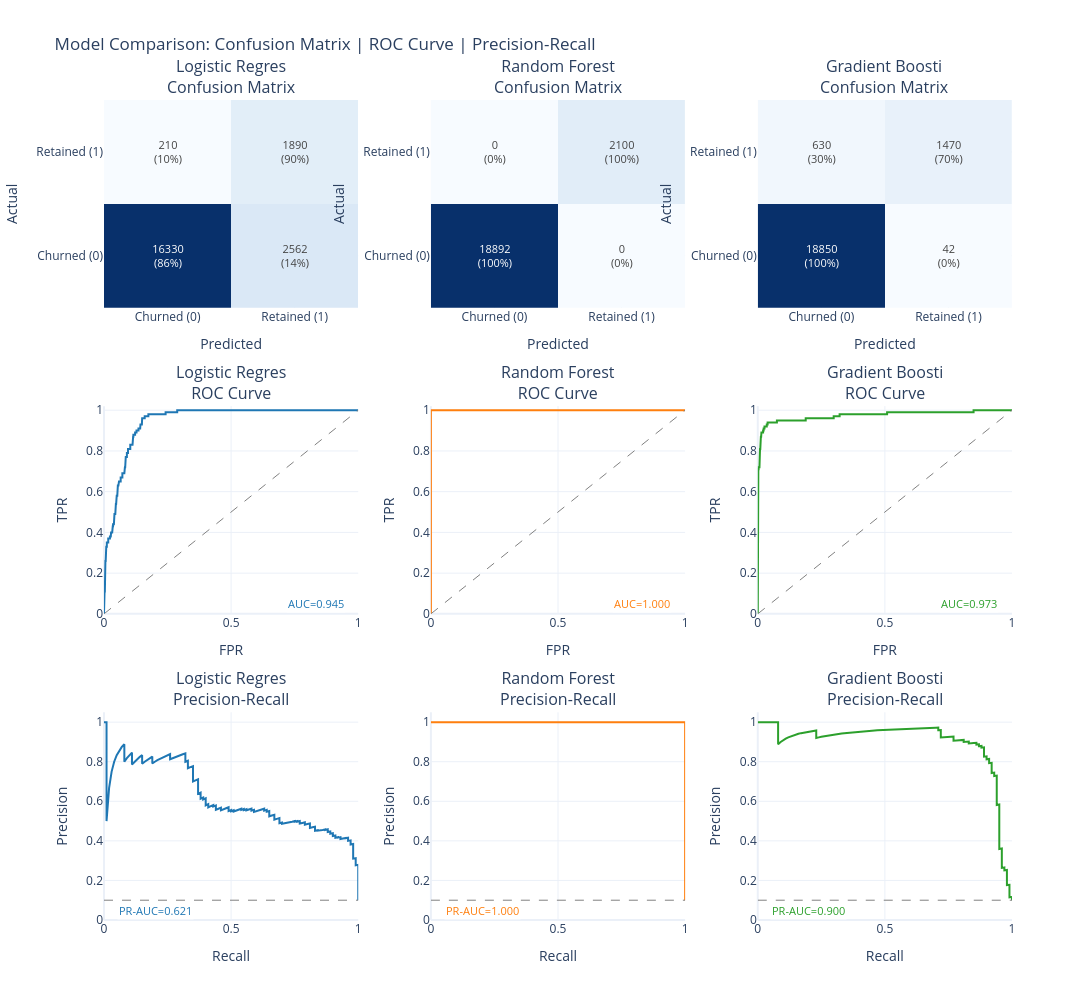

The code cell stored with this chart in its notebook:
### Markdown cell above
## 8.6 Model Comparison Grid

This visualization shows all models side-by-side with:
- **Row 1**: Confusion matrices (counts and percentages)
- **Row 2**: ROC curves with AUC scores
- **Row 3**: Precision-Recall curves with PR-AUC scores

**📖 How to Read:**
- **Confusion Matrix**: Diagonal = correct predictions. Off-diagonal = errors.
- **ROC Curve**: Higher curve = better. AUC > 0.8 is good, > 0.9 is excellent.
- **PR Curve**: Higher curve = better at finding positives without false alarms.

### Code cell
if not _skip_modeling:
    grid_results = {
        name: {"y_pred": data["y_pred"], "y_pred_proba": data["y_pred_proba"]}
        for name, data in model_predictions.items()
    }

    if _is_binary:
        fig = charts.model_comparison_grid(
            grid_results, y_test,
            class_labels=["Churned (0)", "Retained (1)"],
            title="Model Comparison: Confusion Matrix | ROC Curve | Precision-Recall"
        )
        display_figure(fig)
    else:
        import numpy as np
        import plotly.graph_objects as go
        from plotly.subplots import make_subplots
        from sklearn.metrics import confusion_matrix

        model_names = list(grid_results.keys())
        n_models = len(model_names)
        fig = make_subplots(rows=1, cols=n_models, subplot_titles=[f"{n[:20]}" for n in model_names])
        for i, name in enumerate(model_names):
            cm = confusion_matrix(y_test, grid_results[name]["y_pred"])
            fig.add_trace(go.Heatmap(
                z=cm, x=list(range(cm.shape[1])), y=list(range(cm.shape[0])),
                text=cm.astype(str), texttemplate="%{text}", showscale=False,
                colorscale="Blues",
            ), row=1, col=i + 1)
        fig.update_layout(title="Model Comparison: Confusion Matrices (multiclass)", height=400, width=350 * n_models + 50)
        display_figure(fig)

    print("\n" + "=" * 80)
    print("METRICS SUMMARY")
    print("=" * 80)
    _metrics_cols = ["Model", "Test AUC", "F1-Score", "Precision", "Recall"]
    if _is_binary:
        _metrics_cols.insert(2, "PR-AUC")
    display_table(results_df[_metrics_cols])

### Figure 1 — Plotly figure (JSON) as saved in the notebook; plotly's stock layout.template omitted (floating-point values rounded to 4 significant figures; data arrays with more than 128 entries replaced by an {"elided": "..."} marker saying what was removed)
{"data": [{"colorscale": [[0.0, "rgb(247,251,255)"], [0.125, "rgb(222,235,247)"], [0.25, "rgb(198,219,239)"], [0.375, "rgb(158,202,225)"], [0.5, "rgb(107,174,214)"], [0.625, "rgb(66,146,198)"], [0.75, "rgb(33,113,181)"], [0.875, "rgb(8,81,156)"], [1.0, "rgb(8,48,107)"]], "hovertemplate": "Actual: %{y}<br>Predicted: %{x}<br>Count: %{z}<extra></extra>", "showscale": false, "text": [["16330<br>(86%)", "2562<br>(14%)"], ["210<br>(10%)", "1890<br>(90%)"]], "textfont": {"size": 11}, "texttemplate": "%{text}", "type": "heatmap", "x": ["Churned (0)", "Retained (1)"], "xaxis": "x", "y": ["Churned (0)", "Retained (1)"], "yaxis": "y", "z": [[16330, 2562], [210, 1890]]}, {"hovertemplate": "FPR: %{x:.2f}<br>TPR: %{y:.2f}<extra></extra>", "line": {"color": "#1f77b4", "width": 2}, "mode": "lines", "name": "AUC=0.945", "showlegend": false, "type": "scatter", "x": [0.0, 0.0, 0.001112, 0.001112, 0.002223, 0.002223, 0.003335, 0.003335, 0.004446, 0.004446, 0.005558, 0.005558, 0.006669, 0.006669, 0.008893, 0.008893, 0.01112, 0.01112, 0.01667, 0.01667, 0.02334, 0.02334, 0.02668, 0.02668, 0.02779, 0.02779, 0.03224, 0.03224, 0.03446, 0.03446, 0.03557, 0.03557, 0.03891, 0.03891, 0.04113, 0.04113, 0.04446, 0.04446, 0.04557, 0.04557, 0.04669, 0.04669, 0.0478, 0.0478, 0.04891, 0.04891, 0.05002, 0.05002, 0.05224, 0.05224, 0.05447, 0.05447, 0.05669, 0.05669, 0.05891, 0.05891, 0.06558, 0.06558, 0.07225, 0.07225, 0.08003, 0.08003, 0.08226, 0.08226, 0.08337, 0.08337, 0.08448, 0.08448, 0.08559, 0.08559, 0.09004, 0.09004, 0.09448, 0.09448, 0.1034, 0.1034, 0.1123, 0.1123, 0.1134, 0.1134, 0.1145, 0.1145, 0.1156, 0.1156, 0.1223, 0.1223, 0.1278, 0.1278, 0.1356, 0.1356, 0.1423, 0.1423, 0.1434, 0.1434, 0.149, 0.149, 0.1501, 0.1501, 0.1601, 0.1601, 0.1745, 0.1745, 0.2423, 0.2423, 0.2879, 0.2879, 0.8593, 0.8603, 0.8703, 0.8714, 0.8892, 0.8902, 0.9413, 0.9423, 0.9467, 0.9478, 0.9989, 1.0], "xaxis": "x4", "y": [0.0, 0.01, 0.01, 0.08, 0.08, 0.11, 0.11, 0.15, 0.15, 0.19, 0.19, 0.26, 0.26, 0.32, 0.32, 0.33, 0.33, 0.35, 0.35, 0.37, 0.37, 0.38, 0.38, 0.39, 0.39, 0.4, 0.4, 0.41, 0.41, 0.43, 0.43, 0.44, 0.44, 0.46, 0.46, 0.49, 0.49, 0.5, 0.5, 0.51, 0.51, 0.54, 0.54, 0.55, 0.55, 0.56, 0.56, 0.58, 0.58, 0.59, 0.59, 0.63, 0.63, 0.64, 0.64, 0.65, 0.65, 0.67, 0.67, 0.69, 0.69, 0.7, 0.7, 0.72, 0.72, 0.75, 0.75, 0.76, 0.76, 0.77, 0.77, 0.79, 0.79, 0.81, 0.81, 0.83, 0.83, 0.84, 0.84, 0.85, 0.85, 0.87, 0.87, 0.88, 0.88, 0.89, 0.89, 0.9, 0.9, 0.91, 0.91, 0.92, 0.92, 0.93, 0.93, 0.95, 0.95, 0.96, 0.96, 0.97, 0.97, 0.98, 0.98, 0.99, 0.99, 1.0, 1.0, 1.0, 1.0, 1.0, 1.0, 1.0, 1.0, 1.0, 1.0, 1.0, 1.0, 1.0], "yaxis": "y4"}, {"hoverinfo": "skip", "line": {"color": "gray", "dash": "dash", "width": 1}, "mode": "lines", "showlegend": false, "type": "scatter", "x": [0, 1], "xaxis": "x4", "y": [0, 1], "yaxis": "y4"}, {"hovertemplate": "Recall: %{x:.2f}<br>Precision: %{y:.2f}<extra></extra>", "line": {"color": "#1f77b4", "width": 2}, "mode": "lines", "name": "PR-AUC=0.621", "showlegend": false, "type": "scatter", "x": {"elided": "1001 float values"}, "xaxis": "x7", "y": {"elided": "1001 float values"}, "yaxis": "y7"}, {"hoverinfo": "skip", "line": {"color": "gray", "dash": "dash", "width": 1}, "mode": "lines", "showlegend": false, "type": "scatter", "x": [0, 1], "xaxis": "x7", "y": [0.1, 0.1], "yaxis": "y7"}, {"colorscale": [[0.0, "rgb(247,251,255)"], [0.125, "rgb(222,235,247)"], [0.25, "rgb(198,219,239)"], [0.375, "rgb(158,202,225)"], [0.5, "rgb(107,174,214)"], [0.625, "rgb(66,146,198)"], [0.75, "rgb(33,113,181)"], [0.875, "rgb(8,81,156)"], [1.0, "rgb(8,48,107)"]], "hovertemplate": "Actual: %{y}<br>Predicted: %{x}<br>Count: %{z}<extra></extra>", "showscale": false, "text": [["18892<br>(100%)", "0<br>(0%)"], ["0<br>(0%)", "2100<br>(100%)"]], "textfont": {"size": 11}, "texttemplate": "%{text}", "type": "heatmap", "x": ["Churned (0)", "Retained (1)"], "xaxis": "x2", "y": ["Churned (0)", "Retained (1)"], "yaxis": "y2", "z": [[18892, 0], [0, 2100]]}, {"hovertemplate": "FPR: %{x:.2f}<br>TPR: %{y:.2f}<extra></extra>", "line": {"color": "#ff7f0e", "width": 2}, "mode": "lines", "name": "AUC=1.000", "showlegend": false, "type": "scatter", "x": [0.0, 0.0, 0.003335, 0.006669, 0.007781, 0.01, 0.01329, 0.01773, 0.02107, 0.02663, 0.03435, 0.04102, 0.0488, 0.0631, 0.07633, 0.08739, 0.09628, 0.1018, 0.1219, 0.1341, 0.1452, 0.163, 1.0], "xaxis": "x5", "y": [0.0, 1.0, 1.0, 1.0, 1.0, 1.0, 1.0, 1.0, 1.0, 1.0, 1.0, 1.0, 1.0, 1.0, 1.0, 1.0, 1.0, 1.0, 1.0, 1.0, 1.0, 1.0, 1.0], "yaxis": "y5"}, {"hoverinfo": "skip", "line": {"color": "gray", "dash": "dash", "width": 1}, "mode": "lines", "showlegend": false, "type": "scatter", "x": [0, 1], "xaxis": "x5", "y": [0, 1], "yaxis": "y5"}, {"hovertemplate": "Recall: %{x:.2f}<br>Precision: %{y:.2f}<extra></extra>", "line": {"color": "#ff7f0e", "width": 2}, "mode": "lines", "name": "PR-AUC=1.000", "showlegend": false, "type": "scatter", "x": [1.0, 1.0, 1.0, 1.0, 1.0, 1.0, 1.0, 1.0, 1.0, 1.0, 1.0, 1.0, 1.0, 1.0, 1.0, 1.0, 1.0, 1.0, 1.0, 1.0, 1.0, 1.0, 1.0, 1.0, 1.0, 0.0], "xaxis": "x8", "y": [0.1, 0.4055, 0.4336, 0.4533, 0.4771, 0.4985, 0.5219, 0.5359, 0.5599, 0.5929, 0.6379, 0.6949, 0.7304, 0.7639, 0.8068, 0.8407, 0.8624, 0.8932, 0.9174, 0.9346, 0.9434, 0.9709, 0.9804, 0.9901, 1.0, 1.0], "yaxis": "y8"}, {"hoverinfo": "skip", "line": {"color": "gray", "dash": "dash", "width": 1}, "mode": "lines", "showlegend": false, "type": "scatter", "x": [0, 1], "xaxis": "x8", "y": [0.1, 0.1], "yaxis": "y8"}, {"colorscale": [[0.0, "rgb(247,251,255)"], [0.125, "rgb(222,235,247)"], [0.25, "rgb(198,219,239)"], [0.375, "rgb(158,202,225)"], [0.5, "rgb(107,174,214)"], [0.625, "rgb(66,146,198)"], [0.75, "rgb(33,113,181)"], [0.875, "rgb(8,81,156)"], [1.0, "rgb(8,48,107)"]], "hovertemplate": "Actual: %{y}<br>Predicted: %{x}<br>Count: %{z}<extra></extra>", "showscale": false, "text": [["18850<br>(100%)", "42<br>(0%)"], ["630<br>(30%)", "1470<br>(70%)"]], "textfont": {"size": 11}, "texttemplate": "%{text}", "type": "heatmap", "x": ["Churned (0)", "Retained (1)"], "xaxis": "x3", "y": ["Churned (0)", "Retained (1)"], "yaxis": "y3", "z": [[18850, 42], [630, 1470]]}, {"hovertemplate": "FPR: %{x:.2f}<br>TPR: %{y:.2f}<extra></extra>", "line": {"color": "#2ca02c", "width": 2}, "mode": "lines", "name": "AUC=0.973", "showlegend": false, "type": "scatter", "x": [0.0, 0.0, 0.0, 0.001112, 0.001112, 0.002223, 0.002223, 0.003335, 0.003335, 0.006669, 0.006669, 0.008893, 0.008893, 0.01, 0.01, 0.01112, 0.01112, 0.01223, 0.01223, 0.01334, 0.01334, 0.01445, 0.01445, 0.01556, 0.01757, 0.02091, 0.02091, 0.02313, 0.02313, 0.02647, 0.02647, 0.03536, 0.03536, 0.03869, 0.03869, 0.04425, 0.04531, 0.07532, 0.07532, 0.1209, 0.122, 0.1364, 0.1375, 0.1886, 0.1886, 0.2986, 0.2986, 0.322, 0.322, 0.382, 0.3842, 0.4154, 0.4176, 0.4432, 0.4454, 0.4721, 0.4743, 0.5032, 0.5054, 0.5087, 0.5087, 0.5332, 0.5376, 0.5588, 0.5598, 0.621, 0.6243, 0.6632, 0.6654, 0.6743, 0.6765, 0.6854, 0.6899, 0.7354, 0.7377, 0.7743, 0.7766, 0.7899, 0.7921, 0.7944, 0.7966, 0.8466, 0.8488, 0.8488, 0.8888, 0.8911, 0.9833, 0.9855, 1.0], "xaxis": "x6", "y": [0.0, 0.01, 0.08, 0.08, 0.23, 0.23, 0.71, 0.71, 0.72, 0.72, 0.77, 0.77, 0.81, 0.81, 0.83, 0.83, 0.86, 0.86, 0.87, 0.87, 0.88, 0.88, 0.89, 0.89, 0.89, 0.89, 0.9, 0.9, 0.91, 0.91, 0.92, 0.92, 0.93, 0.93, 0.94, 0.94, 0.94, 0.94, 0.95, 0.95, 0.95, 0.95, 0.95, 0.95, 0.96, 0.96, 0.97, 0.97, 0.98, 0.98, 0.98, 0.98, 0.98, 0.98, 0.98, 0.98, 0.98, 0.98, 0.98, 0.98, 0.99, 0.99, 0.99, 0.99, 0.99, 0.99, 0.99, 0.99, 0.99, 0.99, 0.99, 0.99, 0.99, 0.99, 0.99, 0.99, 0.99, 0.99, 0.99, 0.99, 0.99, 0.99, 0.99, 1.0, 1.0, 1.0, 1.0, 1.0, 1.0], "yaxis": "y6"}, {"hoverinfo": "skip", "line": {"color": "gray", "dash": "dash", "width": 1}, "mode": "lines", "showlegend": false, "type": "scatter", "x": [0, 1], "xaxis": "x6", "y": [0, 1], "yaxis": "y6"}, {"hovertemplate": "Recall: %{x:.2f}<br>Precision: %{y:.2f}<extra></extra>", "line": {"color": "#2ca02c", "width": 2}, "mode": "lines", "name": "PR-AUC=0.900", "showlegend": false, "type": "scatter", "x": {"elided": "979 float values"}, "xaxis": "x9", "y": {"elided": "979 float values"}, "yaxis": "y9"}, {"hoverinfo": "skip", "line": {"color": "gray", "dash": "dash", "width": 1}, "mode": "lines", "showlegend": false, "type": "scatter", "x": [0, 1], "xaxis": "x9", "y": [0.1, 0.1], "yaxis": "y9"}], "layout": {"annotations": [{"font": {"size": 16}, "showarrow": false, "text": "Logistic Regres<br>Confusion Matrix", "x": 0.14, "xanchor": "center", "xref": "paper", "y": 1.0, "yanchor": "bottom", "yref": "paper"}, {"font": {"size": 16}, "showarrow": false, "text": "Random Forest<br>Confusion Matrix", "x": 0.5, "xanchor": "center", "xref": "paper", "y": 1.0, "yanchor": "bottom", "yref": "paper"}, {"font": {"size": 16}, "showarrow": false, "text": "Gradient Boosti<br>Confusion Matrix", "x": 0.86, "xanchor": "center", "xref": "paper", "y": 1.0, "yanchor": "bottom", "yref": "paper"}, {"font": {"size": 16}, "showarrow": false, "text": "Logistic Regres<br>ROC Curve", "x": 0.14, "xanchor": "center", "xref": "paper", "y": 0.6267, "yanchor": "bottom", "yref": "paper"}, {"font": {"size": 16}, "showarrow": false, "text": "Random Forest<br>ROC Curve", "x": 0.5, "xanchor": "center", "xref": "paper", "y": 0.6267, "yanchor": "bottom", "yref": "paper"}, {"font": {"size": 16}, "showarrow": false, "text": "Gradient Boosti<br>ROC Curve", "x": 0.86, "xanchor": "center", "xref": "paper", "y": 0.6267, "yanchor": "bottom", "yref": "paper"}, {"font": {"size": 16}, "showarrow": false, "text": "Logistic Regres<br>Precision-Recall", "x": 0.14, "xanchor": "center", "xref": "paper", "y": 0.2533, "yanchor": "bottom", "yref": "paper"}, {"font": {"size": 16}, "showarrow": false, "text": "Random Forest<br>Precision-Recall", "x": 0.5, "xanchor": "center", "xref": "paper", "y": 0.2533, "yanchor": "bottom", "yref": "paper"}, {"font": {"size": 16}, "showarrow": false, "text": "Gradient Boosti<br>Precision-Recall", "x": 0.86, "xanchor": "center", "xref": "paper", "y": 0.2533, "yanchor": "bottom", "yref": "paper"}, {"bgcolor": "rgba(255,255,255,0.8)", "font": {"color": "#1f77b4", "size": 11}, "showarrow": false, "text": "AUC=0.945", "x": 0.95, "xanchor": "right", "xref": "x4", "y": 0.05, "yref": "y4"}, {"bgcolor": "rgba(255,255,255,0.8)", "font": {"color": "#1f77b4", "size": 11}, "showarrow": false, "text": "PR-AUC=0.621", "x": 0.05, "xanchor": "left", "xref": "x7", "y": 0.05, "yref": "y7"}, {"bgcolor": "rgba(255,255,255,0.8)", "font": {"color": "#ff7f0e", "size": 11}, "showarrow": false, "text": "AUC=1.000", "x": 0.95, "xanchor": "right", "xref": "x5", "y": 0.05, "yref": "y5"}, {"bgcolor": "rgba(255,255,255,0.8)", "font": {"color": "#ff7f0e", "size": 11}, "showarrow": false, "text": "PR-AUC=1.000", "x": 0.05, "xanchor": "left", "xref": "x8", "y": 0.05, "yref": "y8"}, {"bgcolor": "rgba(255,255,255,0.8)", "font": {"color": "#2ca02c", "size": 11}, "showarrow": false, "text": "AUC=0.973", "x": 0.95, "xanchor": "right", "xref": "x6", "y": 0.05, "yref": "y6"}, {"bgcolor": "rgba(255,255,255,0.8)", "font": {"color": "#2ca02c", "size": 11}, "showarrow": false, "text": "PR-AUC=0.900", "x": 0.05, "xanchor": "left", "xref": "x9", "y": 0.05, "yref": "y9"}], "height": 1000, "showlegend": false, "title": {"text": "Model Comparison: Confusion Matrix | ROC Curve | Precision-Recall"}, "width": 1100, "xaxis": {"anchor": "y", "domain": [0.0, 0.28], "title": {"text": "Predicted"}}, "xaxis2": {"anchor": "y2", "domain": [0.36, 0.64], "title": {"text": "Predicted"}}, "xaxis3": {"anchor": "y3", "domain": [0.72, 1.0], "title": {"text": "Predicted"}}, "xaxis4": {"anchor": "y4", "domain": [0.0, 0.28], "range": [0, 1], "title": {"text": "FPR"}}, "xaxis5": {"anchor": "y5", "domain": [0.36, 0.64], "range": [0, 1], "title": {"text": "FPR"}}, "xaxis6": {"anchor": "y6", "domain": [0.72, 1.0], "range": [0, 1], "title": {"text": "FPR"}}, "xaxis7": {"anchor": "y7", "domain": [0.0, 0.28], "range": [0, 1], "title": {"text": "Recall"}}, "xaxis8": {"anchor": "y8", "domain": [0.36, 0.64], "range": [0, 1], "title": {"text": "Recall"}}, "xaxis9": {"anchor": "y9", "domain": [0.72, 1.0], "range": [0, 1], "title": {"text": "Recall"}}, "yaxis": {"anchor": "x", "domain": [0.7467, 1.0], "title": {"text": "Actual"}}, "yaxis2": {"anchor": "x2", "domain": [0.7467, 1.0], "title": {"text": "Actual"}}, "yaxis3": {"anchor": "x3", "domain": [0.7467, 1.0], "title": {"text": "Actual"}}, "yaxis4": {"anchor": "x4", "domain": [0.3733, 0.6267], "range": [0, 1.02], "title": {"text": "TPR"}}, "yaxis5": {"anchor": "x5", "domain": [0.3733, 0.6267], "range": [0, 1.02], "title": {"text": "TPR"}}, "yaxis6": {"anchor": "x6", "domain": [0.3733, 0.6267], "range": [0, 1.02], "title": {"text": "TPR"}}, "yaxis7": {"anchor": "x7", "domain": [0.0, 0.2533], "range": [0, 1.05], "title": {"text": "Precision"}}, "yaxis8": {"anchor": "x8", "domain": [0.0, 0.2533], "range": [0, 1.05], "title": {"text": "Precision"}}, "yaxis9": {"anchor": "x9", "domain": [0.0, 0.2533], "range": [0, 1.05], "title": {"text": "Precision"}}}}
